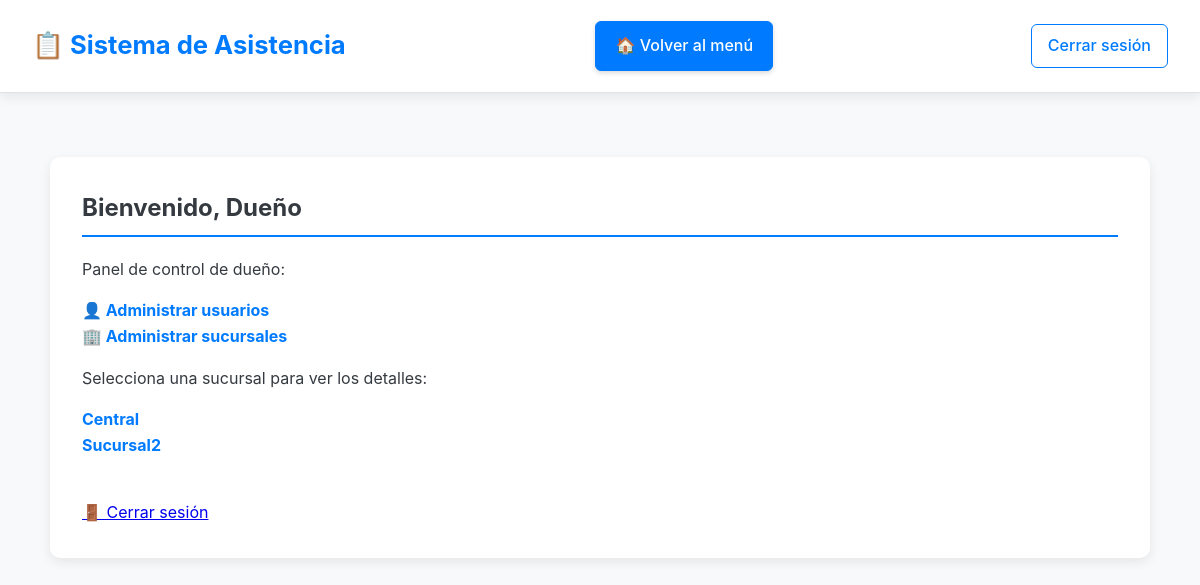
/dashboard (signed in), run on the app's committed database.
### models.py (models this page shows, shortened)
class Usuario(db.Model):
    id = db.Column(db.Integer, primary_key=True)
    nombre = db.Column(db.String(100), nullable=False)
    email = db.Column(db.String(120), unique=True, nullable=False)
    password_hash = db.Column(db.String(128), nullable=False)
    rol = db.Column(db.String(20), default="admin")
    sucursal_id = db.Column(db.Integer, db.ForeignKey('sucursal.id'))

class Sucursal(db.Model):
    id = db.Column(db.Integer, primary_key=True)
    nombre = db.Column(db.String(100), nullable=False)
    usuarios = db.relationship('Usuario', backref='sucursal', lazy=True)
    empleados = db.relationship('Empleado', backref='sucursal', lazy=True)

### app.py (the view)
@app.route("/dashboard")
def dashboard():
    if "user_id" not in session:
        return redirect(url_for("login"))
    user = Usuario.query.get(session["user_id"])
    if user.rol == "dueno":
        sucursales = Sucursal.query.all()
    else:
        sucursales = [user.sucursal]
    return render_template("dashboard.html", usuario=user, sucursales=sucursales)

### templates/dashboard.html
{% extends "layout.html" %}
{% block content %}
<div class="card">
  <h2>Bienvenido, {{ usuario.nombre }}</h2>
  {% if usuario.rol == "dueno" %}
    <p>Panel de control de dueño:</p>
    <ul>
      <li><a href="{{ url_for('lista_usuarios') }}">👤 Administrar usuarios</a></li>
      <li><a href="{{ url_for('lista_sucursales') }}">🏢 Administrar sucursales</a></li>
    </ul>
  {% endif %}
  <p>Selecciona una sucursal para ver los detalles:</p>
  <ul>
    {% for suc in sucursales %}
      <li><a href="{{ url_for('ver_sucursal', id=suc.id) }}">{{ suc.nombre }}</a></li>
    {% endfor %}
  </ul>
  <br>
  <a href="{{ url_for('logout') }}">🚪 Cerrar sesión</a>
</div>
{% endblock %}

### static/css/style.css (style rules this page uses)
:root { --primary-color: #007bff; --secondary-color: #6c757d; --success-color: #28a745; --danger-color: #dc3545; --light-gray: #f8f9fa; --medium-gray: #e9ecef; --dark-gray: #343a40; --border-color: #dee2e6; --hover-color: #0056b3; --card-shadow: 0 4px 12px rgba(0, 0, 0, 0.08); }
body { font-family: -apple-system, BlinkMacSystemFont, "Segoe UI", Roboto, "Helvetica Neue", Arial, sans-serif; margin: 0; background-color: var(--light-gray); color: var(--dark-gray); line-height: 1.6; }
.card { background-color: white; padding: 2rem; border-radius: 10px; box-shadow: var(--card-shadow); margin-top: 2rem; }
h2, h3 { border-bottom: 2px solid var(--primary-color); padding-bottom: 0.5rem; margin-top: 0; }
ul { list-style-type: none; padding: 0; }
ul li a { text-decoration: none; color: var(--primary-color); font-weight: bold; transition: color 0.3s ease; }

### data on the page
Usuario: nombre "Dueño"
Sucursal: nombre "Central"
Sucursal: nombre "Sucursal2"
